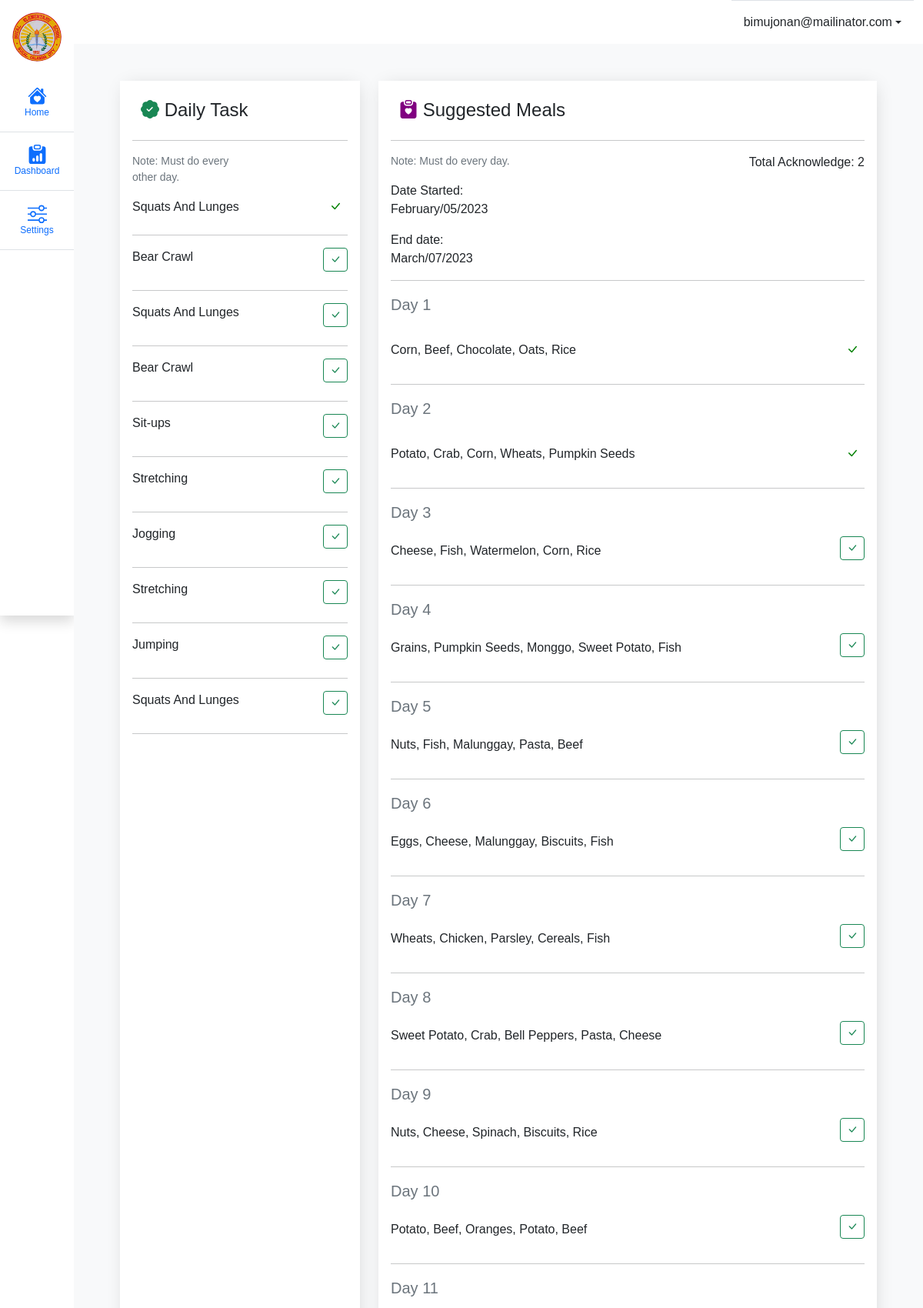
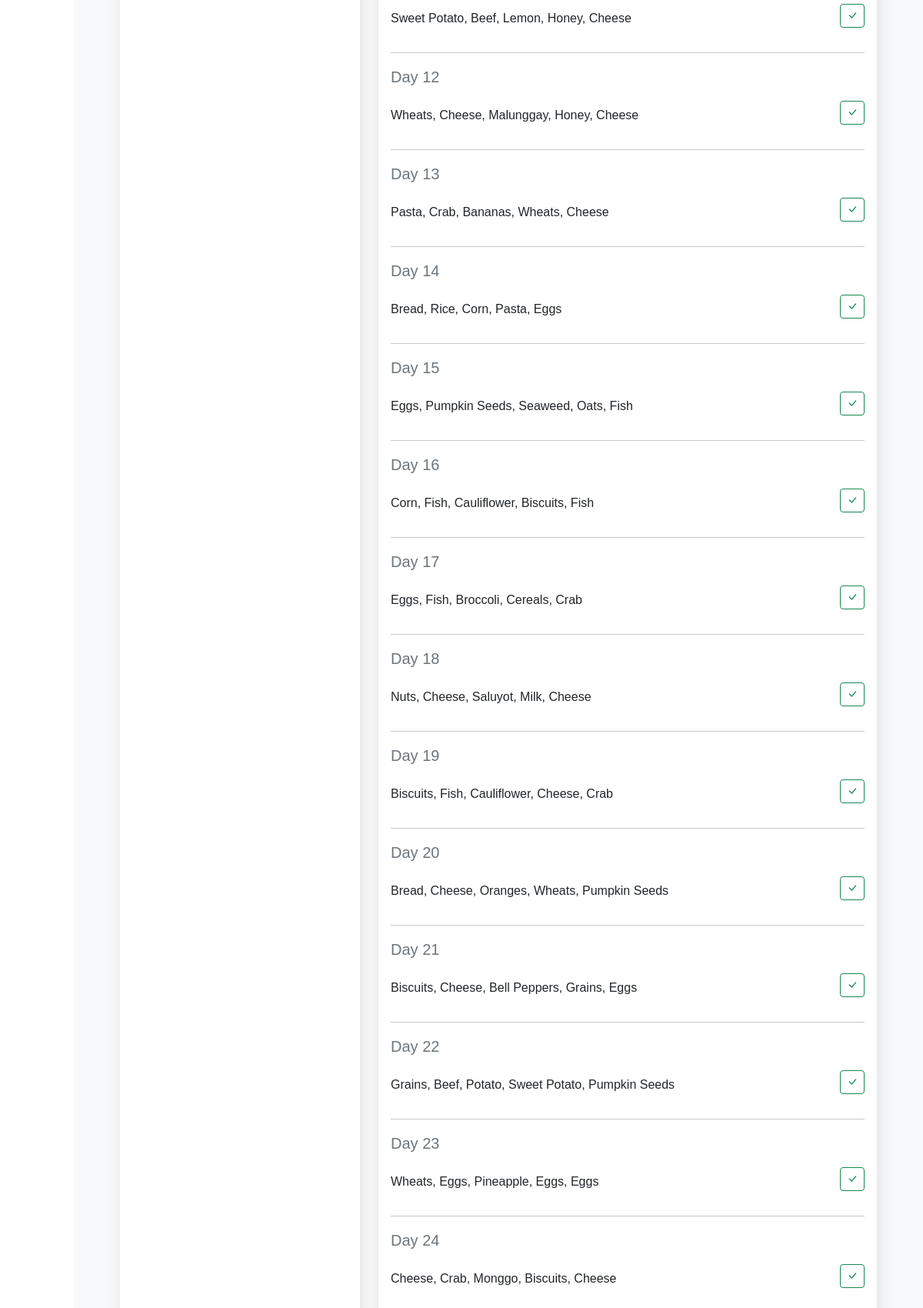
Screenshot of /parents/home-parent.php (signed in, upper part) with the database file from the repository (2 pictures, top to bottom).
### tables this page shows
CREATE TABLE `program_records` (
  `id` int(11) NOT NULL,
  `student_id` varchar(20) NOT NULL,
  `date_started` date NOT NULL,
  `predicted_date` int(11) NOT NULL,
  `foods` varchar(255) NOT NULL,
  `exercises` varchar(255) NOT NULL,
  `day` varchar(50) NOT NULL,
  `food_acknowledge` int(11) NOT NULL,
  `exercise_acknowledge` int(11) NOT NULL,
  `ended_day` date NOT NULL,
  `date_time_created` datetime NOT NULL,
  `date_time_updated` datetime NOT NULL
);

### parents/home-parent.php (the view, shortened to what this page needs)
<?php
include('../connection.php');
$email = $_SESSION['email'];
$student_id = $_SESSION['student_id'];
?>
<!DOCTYPE html>
<html lang="en">
<head>
    <link rel="stylesheet" href="../src/styles/bootstrap/css/bootstrap.css">
    <link rel="stylesheet" href="../src/styles/custom/stickynav.css">
    <link rel="stylesheet" href="../src/plugins/evo-calendar/css/evo-calendar.css">
    <link rel="stylesheet" href="https://cdnjs.cloudflare.com/ajax/libs/bootstrap-icons/1.10.3/font/bootstrap-icons.min.css" />
</head>
<body>
<div class="outer-container d-flex flex-row">
  <div class="sticky-nav bg-white vh-100 shadow"style="z-index: 0;">
    <a href="#" class="brand p-3 link-dark text-decoration-none bg-white text-center" title="" data-bs-toggle="tooltip" data-bs-placement="right" data-bs-original-title="Icon-only">
        <img src="../logo.jpg" alt="" class="card-img-top" style="border-radius: 50px;">
    </a>
    <ul class="list nav nav-flush mb-auto text-center">
      <li class="nav-item">
        <a href="#" class="nav-link active py-3 d-flex flex-column align-items-center text-start border-bottom" aria-current="page" title="" data-bs-toggle="tooltip" data-bs-placement="right" data-bs-original-title="Home">
            <p class="p-0 m-0" style="font-size: 12px;">Home</p>
        </a>
      </li>
      <li class="nav-item">
        <a href="dashboard-parent.php" class="nav-link py-3 border-bottom" title="" data-bs-toggle="tooltip" data-bs-placement="right" data-bs-original-title="Dashboard">
            <p class="p-0 m-0" style="font-size: 12px;">Dashboard</p>
        </a>
      </li>
      <li class="nav-item">
        <a href="profile-parent.php" class="nav-link py-3 border-bottom" title="" data-bs-toggle="tooltip" data-bs-placement="right" data-bs-original-title="Orders">
            <p class="p-0 m-0" style="font-size: 12px;">Settings</p>
        </a>
      </li>
    </ul>
  </div>
<main class="main-container container-fluid-lg bg-light" style="width: 100%; position: relative;">
    <nav class="navbar navbar-expand-lg navbar-light bg-white p-0" style="box-shadow: none; ">
        <div class="container-fluid justify-content-end">
            <div class="dropdown border-top">
                <a href="#" class="d-flex align-items-center justify-content-center p-3 link-dark text-decoration-none dropdown-toggle" id="dropdownUser3" data-bs-toggle="dropdown" aria-expanded="false">
                    <?= $email; ?>
                </a>
            </div>
        </div>
    </nav>
    <main class="content">
        <div class="container-fluid" style="height: 100%;">
            <div class="row p-5">
                <div class="col-lg-4">
                    <div class="card" style="border: none; height: 100%; border-radius:0; box-shadow: 2px 2px 23px -6px rgba(0,0,0,0.17);">
                        <div class="card-body">
                            <div class="p-2 pb-0 d-flex flex-column align-items-start">
                                <span class="d-flex flex-row align-middle">
                                    <h1 class="h4 bold" style="padding: 0 0 0 3px;"><i class="bi bi-patch-check-fill text-success"></i> Daily Task</h1>
                                </span>
                            </div>
                            <hr class="featurette-divider">
                            <div class="row">
                                <div class="col-lg-6">
                                    <p class="small text-muted">Note: Must do every other day.</p>
                                </div>
                                <div class="col-lg-6 text-end">
                                </div>
                            </div>
                           <?php
                            $sql_daily_activities = "SELECT exercises,exercise_acknowledge, id FROM program_records WHERE student_id = '$student_id' LIMIT 10";
                            $run_daily_activities = mysqli_query($conn,$sql_daily_activities);
                            if(mysqli_num_rows($run_daily_activities) > 0){
                                foreach ($run_daily_activities as $row2){
                                    ?>
                                        <span class="d-flex justify-content-between align-items-start mb-4">
                                            <span>
                                                <p class="p-0 m-0"><?php echo $row2['exercises'] ?></p>
                                            </span>
                                        <form action="acknowledge.php" method="POST">
                                        <?php
                                            if($row2['exercise_acknowledge'] == 0){
                                                ?>
                                                <button type="submit" name="acknowledge_task" class="btn btn-outline-success btn-sm"><i class="bi bi-check-lg"></i></button>
                                                <?php
                                            }else{
                                                echo "<div style='color:green;'><i class='bi bi-check-lg me-2'></i></div>";
                                            }
                                        ?>
                                        </form>
                                        </span>
                                        <hr>
                                    <?php
                                }
                            }
                            ?>
                        </div>
                    </div>
                </div>
                <?php
                $food_done = "SELECT food_acknowledge FROM program_records WHERE student_id = '$student_id' AND food_acknowledge = '1'";
                $run_food = mysqli_query($conn,$food_done);
                $row5 = mysqli_num_rows($run_food);
                ?>
                <div class="col-lg-8">
                    <div class="card" style="border: none; height: 100%; border-radius:0; box-shadow: 2px 2px 23px -6px rgba(0,0,0,0.17);">
                        <div class="card-body">
                            <div class="p-2 pb-0 d-flex flex-column align-items-start">
                                <span class="d-flex flex-row align-middle">
                                    <h1 class="h4 bold" style="padding: 0 0 0 3px;"><i class="bi bi-clipboard-heart-fill" style="color: Purple;"></i> Suggested Meals</h1>
                                </span>
                            </div>
                            <hr class="featurette-divider">
                            <div class="row">
                                <div class="col-lg-6">
                                    <p class="small text-muted">Note: Must do every day.</p>
                                </div>
                                <div class="col-lg-6 text-end">
                                    <?php echo "Total Acknowledge: " .$row5 . " "  ?>
                                </div>
                            </div>
                            <?php
                                $sql_program_records_date = "SELECT date_started, ended_day FROM program_records WHERE student_id = '$student_id' LIMIT 1";
                                $run_program_records_date = mysqli_query($conn,$sql_program_records_date);
                                if(mysqli_num_rows($run_program_records_date) > 0){
                                    foreach($run_program_records_date as $row){
                                        $new_format = date("F/d/Y", strtotime($row['date_started']));
                                        $end = date("F/d/Y", strtotime($row['ended_day']));
                                        ?>
                                            <label for="">Date Started:</label>
                                            <p class="dateStart" data-id="<?= $new_format; ?>"><?php echo $new_format?></p>
                                            <label for="">End date:</label>
                                            <p class="dateEnd" data-id="<?= $end; ?>"><?php echo $end ?></p>
                                            <hr>
                                        <?php
                                    }
                                }
                                ?>
                                <?php
                                $sql_program_records = "SELECT * FROM program_records WHERE student_id = '$student_id'";
                                $run_program_records = mysqli_query($conn,$sql_program_records);
                                if(mysqli_num_rows($run_program_records) > 0){
                                    foreach($run_program_records as $row1){
                                        ?>
                                            <p class="lead text-muted">Day <?php echo $row1['day']?> </p>
                                            <span class="d-flex justify-content-between align-items-end">
                                                <p><?php echo $row1['foods']?></p>
                                                <form action="acknowledge.php" method="POST">
                                                <p>
                                                    <?php
                                                        if($row1['food_acknowledge'] == 0){
                                                            ?>
                                                                <button type="submit" name="acknowledge_meal" class="btn btn-outline-success btn-sm"><i class="bi bi-check-lg"></i></button>
                                                            <?php
                                                        }else{
                                                            echo "<div style='color: green;'><i class='bi bi-check-lg me-2'></i></div> ";
                                                        }
                                                    ?>
                                                </p>
                                                </form>
                                            </span>
                                            <hr>
                                        <?php
                                    }
                                }
                            ?>
                        </div>
                    </div>
                </div>
            </div>
        </div>
    </main>
    <?php
    $excerises_done_1 = "SELECT exercises,exercise_acknowledge, id FROM program_records WHERE student_id = '$student_id' AND exercise_acknowledge = '1'  LIMIT 10";
    $run_excercises_1 = mysqli_query($conn,$excerises_done_1);
    $row_excercise = mysqli_num_rows($run_excercises_1);
    $food_done_1 = "SELECT food_acknowledge FROM program_records WHERE student_id = '$student_id' AND food_acknowledge = '1'";
    $run_food_1 = mysqli_query($conn,$food_done_1);
    $row_food = mysqli_num_rows($run_food_1);
    $solution_2 = $row_excercise + $row_food;
        if( 40 > $solution_2){
            $query_validate = "SELECT * FROM failed WHERE student_id  = '$student_id' LIMIT 1";
            $run_validate = mysqli_query($conn,$query_validate);
            if(mysqli_num_rows($run_validate) > 0){
                exit();
            }
        }
    ?>

### src/styles/custom/stickynav.css (style rules this page uses)
.outer-container { position: relative; }
.sticky-nav { width: 6rem; display: flex; flex-direction: column; height: 100%; position: fixed; left: 0; z-index: 11111; }
.main-container { margin-left: 6rem; }
.list { display: flex; flex-direction: column; }

### rows the page displays
program_records: exercises "Squats And Lunges", exercise_acknowledge 1 (drawn), day "1", foods "Corn, Beef, Chocolate, Oats, Rice", food_acknowledge 1 (drawn)
program_records: exercises "Bear Crawl", day "2", foods "Potato, Crab, Corn, Wheats, Pumpkin Seeds", food_acknowledge 1 (drawn)
program_records: exercises "Squats And Lunges", day "3", foods "Cheese, Fish, Watermelon, Corn, Rice"
program_records: exercises "Bear Crawl", day "4", foods "Grains, Pumpkin Seeds, Monggo, Sweet Potato, Fish"
program_records: exercises "Sit-ups", day "5", foods "Nuts, Fish, Malunggay, Pasta, Beef"
program_records: exercises "Stretching", day "6", foods "Eggs, Cheese, Malunggay, Biscuits, Fish"
program_records: exercises "Jogging", day "7", foods "Wheats, Chicken, Parsley, Cereals, Fish"
program_records: exercises "Stretching", day "8", foods "Sweet Potato, Crab, Bell Peppers, Pasta, Cheese"
program_records: exercises "Jumping", day "9", foods "Nuts, Cheese, Spinach, Biscuits, Rice"
program_records: exercises "Squats And Lunges", day "10", foods "Potato, Beef, Oranges, Potato, Beef"
program_records: day "11", foods "Sweet Potato, Beef, Lemon, Honey, Cheese"
program_records: day "12", foods "Wheats, Cheese, Malunggay, Honey, Cheese"
program_records: day "13", foods "Pasta, Crab, Bananas, Wheats, Cheese"
program_records: day "14", foods "Bread, Rice, Corn, Pasta, Eggs"
program_records: day "15", foods "Eggs, Pumpkin Seeds, Seaweed, Oats, Fish"
program_records: day "16", foods "Corn, Fish, Cauliflower, Biscuits, Fish"
program_records: day "17", foods "Eggs, Fish, Broccoli, Cereals, Crab"
program_records: day "18", foods "Nuts, Cheese, Saluyot, Milk, Cheese"
program_records: day "19", foods "Biscuits, Fish, Cauliflower, Cheese, Crab"
program_records: day "20", foods "Bread, Cheese, Oranges, Wheats, Pumpkin Seeds"
program_records: day "21", foods "Biscuits, Cheese, Bell Peppers, Grains, Eggs"
program_records: day "22", foods "Grains, Beef, Potato, Sweet Potato, Pumpkin Seeds"
program_records: day "23", foods "Wheats, Eggs, Pineapple, Eggs, Eggs"
program_records: day "24", foods "Cheese, Crab, Monggo, Biscuits, Cheese"

### other values shown
$email "bimujonan@mailinator.com"
$row5 "2"
$new_format "February/05/2023"
$end "March/07/2023"
